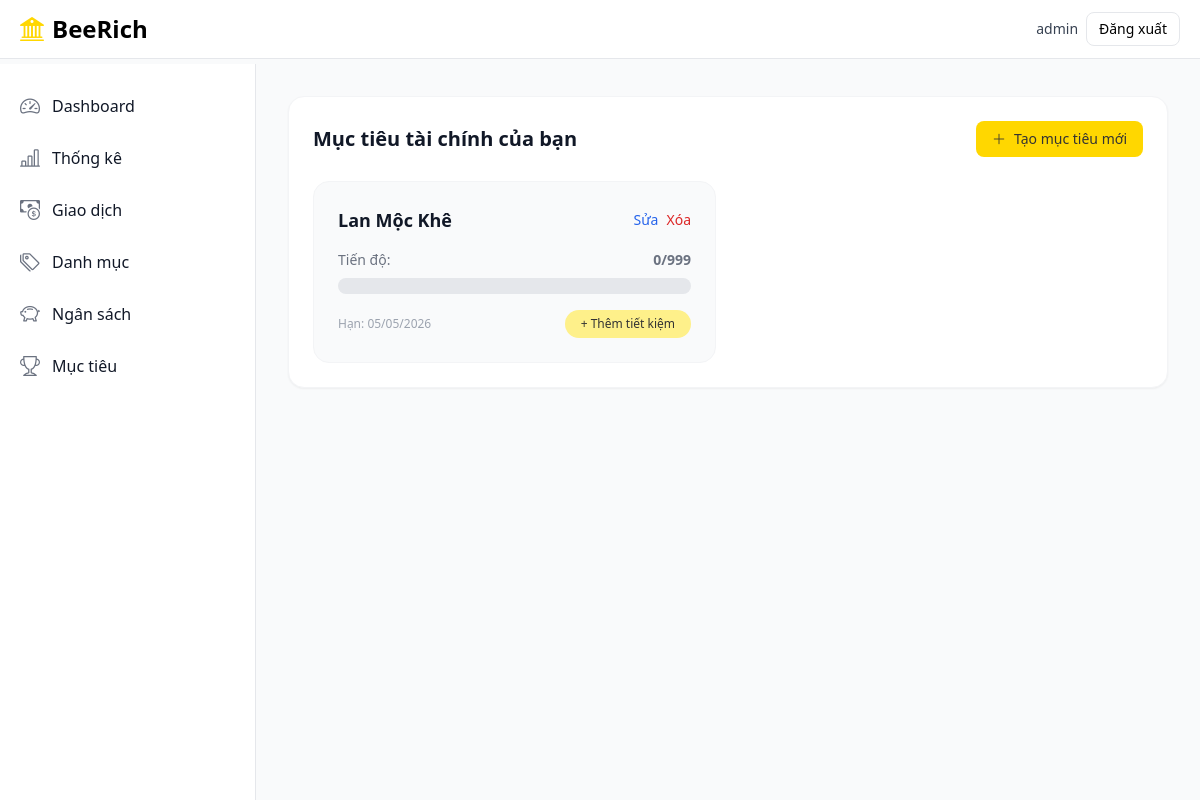
The page /finance/goals/ (signed in) on the database its author committed.
### finance/models.py (models this page shows, shortened)
class SavingGoal(models.Model):
    user = models.ForeignKey(settings.AUTH_USER_MODEL, on_delete=models.CASCADE, related_name="saving_goals")
    name = models.CharField(max_length=100)
    target_amount = models.DecimalField(max_digits=14, decimal_places=2, validators=[MinValueValidator(Decimal("0.01"))])
    current_amount = models.DecimalField(max_digits=14, decimal_places=2, default=0)
    deadline = models.DateField()
    is_completed = models.BooleanField(default=False)
    created_at = models.DateTimeField(auto_now_add=True)
    @property
    def progress_percentage(self):
        if self.target_amount == 0:
            return 0
        return min(int((self.current_amount / self.target_amount) * 100), 100)

### finance/views.py (the view)
# urls.py: path("goals/", views.SavingGoalListView.as_view(), name="goal_list"),
class SavingGoalListView(LoginRequiredMixin, ListView):
    model = SavingGoal
    template_name = "finance/goal_list.html"
    context_object_name = "goals"
    def get_queryset(self):
        return SavingGoal.objects.filter(user=self.request.user).order_by("-created_at")

### templates/finance/goal_list.html (shortened to what this page needs)
{% extends "finance/base.html" %}
{% block content %}
<div class="bg-white p-6 rounded-2xl shadow-sm border border-gray-100">
    <div class="flex items-center justify-between mb-6 flex-wrap gap-4">
        <h3 class="text-xl font-bold text-gray-900">Mục tiêu tài chính của bạn</h3>
        <a href="{% url 'finance:goal_create' %}" class="inline-flex items-center px-4 py-2 text-sm font-medium text-secondary bg-primary rounded-lg hover:bg-yellow-500 transition">
            <i class="bi bi-plus-lg mr-2"></i> Tạo mục tiêu mới
        </a>
    </div>
    <div class="grid grid-cols-1 md:grid-cols-2 gap-6">
        {% for goal in goals %}
            <div class="bg-gray-50 p-6 rounded-2xl border border-gray-100 hover:shadow-md transition">
                <div class="flex items-center justify-between mb-4">
                    <h5 class="text-lg font-bold text-gray-900">{{ goal.name }}</h5>
                    <div class="flex gap-2">
                        <a href="{% url 'finance:goal_update' goal.pk %}" class="text-blue-600 hover:underline text-sm">Sửa</a>
                        <a href="{% url 'finance:goal_delete' goal.pk %}" class="text-red-600 hover:underline text-sm">Xóa</a>
                    </div>
                </div>
                <div class="flex justify-between text-sm text-gray-500 mb-2">
                    <span>Tiến độ:</span>
                    <span class="font-semibold">{{ goal.current_amount|floatformat:0 }}/{{ goal.target_amount|floatformat:0 }}</span>
                </div>
                <div class="w-full bg-gray-200 rounded-full h-4 mb-4">
                </div>
                <div class="flex items-center justify-between">
                    <span class="text-xs text-gray-400">Hạn: {{ goal.deadline|date:"d/m/Y" }}</span>
                    <a href="{% url 'finance:goal_add_saving' goal.pk %}" class="px-4 py-1.5 text-xs font-medium text-secondary bg-yellow-200 rounded-full hover:bg-primary transition">+ Thêm tiết kiệm</a>
                </div>
            </div>
        {% empty %}
            <div class="col-span-full py-12 text-center text-gray-500">Bạn chưa có mục tiêu nào.</div>
        {% endfor %}
    </div>
</div>
{% endblock %}

### templates/finance/base.html (shortened to what this page needs)
<!DOCTYPE html>
<html lang="en">
<head>
    <script src="https://cdn.tailwindcss.com"></script>
    <link rel="stylesheet" href="https://cdn.jsdelivr.net/npm/bootstrap-icons@1.11.3/font/bootstrap-icons.min.css">
</head>
<body class="bg-gray-50 font-sans leading-normal tracking-normal">
    <nav class="bg-white border-b border-gray-200 fixed w-full z-30 top-0">
        <div class="px-3 py-3 lg:px-5 lg:pl-3">
            <div class="flex items-center justify-between">
                <div class="flex items-center justify-start">
                    <a href="{% url 'dashboard' %}" class="flex ml-2 md:mr-24">
                        <i class="bi bi-bank2 text-2xl text-primary mr-2"></i>
                        <span class="self-center text-xl font-semibold sm:text-2xl whitespace-nowrap">BeeRich</span>
                    </a>
                </div>
                <div class="flex items-center gap-2">
                    {% if user.is_authenticated %}
                        <span class="text-sm text-gray-700">{{ user.username }}</span>
                        <a href="{% url 'logout' %}" class="text-sm px-3 py-1.5 border rounded-lg">Đăng xuất</a>
                    {% else %}
                        <a href="{% url 'login' %}" class="text-sm px-3 py-1.5 border rounded-lg">Đăng nhập</a>
                        <a href="{% url 'register' %}" class="text-sm px-3 py-1.5 bg-primary rounded-lg">Đăng ký</a>
                    {% endif %}
                </div>
            </div>
        </div>
    </nav>
    <div class="flex pt-16 overflow-hidden bg-gray-50">
        {% if user.is_authenticated %}
        <aside class="fixed top-0 left-0 z-20 flex flex-col flex-shrink-0 hidden w-64 h-full pt-16 font-normal duration-75 lg:flex transition-width" aria-label="Sidebar">
            <div class="relative flex flex-col flex-1 min-h-0 pt-0 bg-white border-r border-gray-200">
                <div class="flex flex-col flex-1 pt-5 pb-4 overflow-y-auto">
                    <div class="flex-1 px-3 space-y-1 bg-white divide-y divide-gray-200">
                        <ul class="pb-2 space-y-2">
                            <li><a href="{% url 'finance:dashboard' %}" class="flex items-center p-2 text-base text-gray-900 rounded-lg hover:bg-gray-100"><i class="bi bi-speedometer2 text-xl text-gray-500"></i><span class="ml-3">Dashboard</span></a></li>
                            <li><a href="{% url 'finance:stats' %}" class="flex items-center p-2 text-base text-gray-900 rounded-lg hover:bg-gray-100"><i class="bi bi-bar-chart-line text-xl text-gray-500"></i><span class="ml-3">Thống kê</span></a></li>
                            <li><a href="{% url 'finance:transaction_list' %}" class="flex items-center p-2 text-base text-gray-900 rounded-lg hover:bg-gray-100"><i class="bi bi-cash-coin text-xl text-gray-500"></i><span class="ml-3">Giao dịch</span></a></li>
                            <li><a href="{% url 'finance:category_list' %}" class="flex items-center p-2 text-base text-gray-900 rounded-lg hover:bg-gray-100"><i class="bi bi-tags text-xl text-gray-500"></i><span class="ml-3">Danh mục</span></a></li>
                            <li><a href="{% url 'finance:budget_list' %}" class="flex items-center p-2 text-base text-gray-900 rounded-lg hover:bg-gray-100"><i class="bi bi-piggy-bank text-xl text-gray-500"></i><span class="ml-3">Ngân sách</span></a></li>
                            <li><a href="{% url 'finance:goal_list' %}" class="flex items-center p-2 text-base text-gray-900 rounded-lg hover:bg-gray-100"><i class="bi bi-trophy text-xl text-gray-500"></i><span class="ml-3">Mục tiêu</span></a></li>
                        </ul>
                    </div>
                </div>
            </div>
        </aside>
        {% endif %}
        <div class="relative w-full h-full overflow-y-auto bg-gray-50 {% if user.is_authenticated %}lg:ml-64{% endif %}">
            <main class="p-4 md:p-8">
                {% block content %}{% endblock %}
            </main>
        </div>
    </div>
</body>
</html>

### rows shown on the page
SavingGoal: name "Lan Mộc Khê", current_amount "0", target_amount "999", deadline "05/05/2026"

### other values the page prints
{{ user.username }} "admin"
